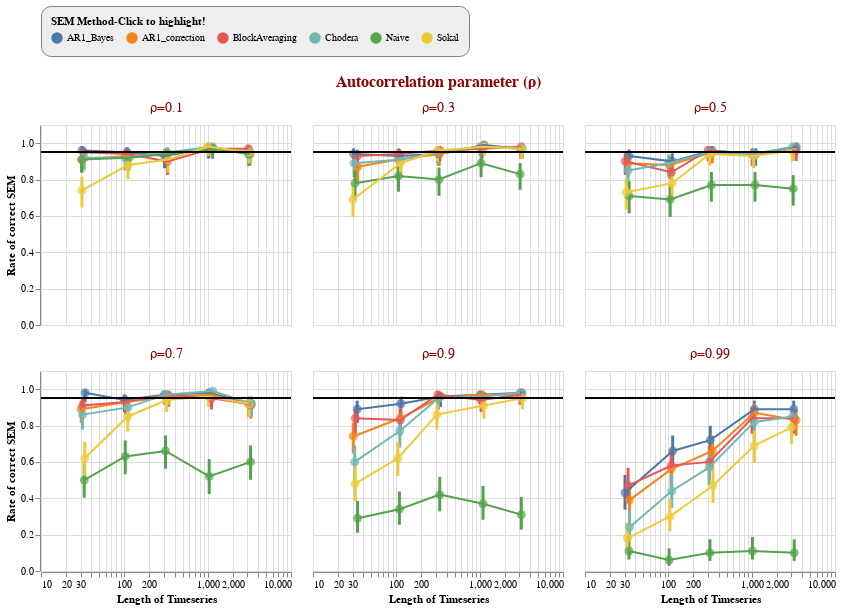

Source (notebook cell):
### Code cell
chart.interactive()

### Figure 1 — Vega-Lite specification as saved in the notebook (floating-point values rounded to 4 significant figures; data arrays with more than 128 entries replaced by an {"elided": "..."} marker saying what was removed)
{"config": {"view": {"continuousWidth": 400, "continuousHeight": 300}, "header": {"labelColor": "darkred", "labelFontSize": 14, "titleColor": "darkred", "titleFontSize": 16}, "legend": {"cornerRadius": 10, "fillColor": "#EEEEEE", "orient": "top", "padding": 10, "strokeColor": "gray"}}, "data": {"name": "data-cbf859249af5beef084390330e87850d"}, "facet": {"type": "nominal", "field": "trueRho", "title": "Autocorrelation parameter (ρ)"}, "spec": {"layer": [{"mark": {"type": "rule", "strokeWidth": 3}, "encoding": {"color": {"condition": {"type": "nominal", "field": "methodName", "selection": "selector024"}, "value": "lightgrey"}, "x": {"type": "quantitative", "field": "x_jittered"}, "y": {"type": "quantitative", "field": "ymin", "title": ""}, "y2": {"field": "ymax"}}, "selection": {"selector024": {"type": "single", "fields": ["methodName"], "empty": "all", "bind": "legend"}, "selector025": {"type": "interval", "bind": "scales", "encodings": ["x", "y"]}}, "transform": [{"calculate": "0.15*random()*datum.timeSeriesLength+datum.timeSeriesLength", "as": "x_jittered"}, {"calculate": "datum.confIntLow", "as": "ymin"}, {"calculate": "datum.confIntHigh", "as": "ymax"}, {"calculate": "0.95", "as": "goal"}]}, {"mark": {"type": "point", "filled": true}, "encoding": {"color": {"condition": {"type": "nominal", "field": "methodName", "legend": {"title": "SEM Method-Click to highlight!"}, "selection": "selector022"}, "value": "lightgrey"}, "size": {"value": 80}, "tooltip": [{"type": "nominal", "field": "methodName"}], "x": {"type": "quantitative", "field": "x_jittered", "scale": {"type": "log"}, "title": "Length of Timeseries"}, "y": {"type": "quantitative", "field": "rate", "scale": {"domain": [0, 1.04]}, "title": "Rate of correct SEM"}}, "selection": {"selector022": {"type": "single", "fields": ["methodName"], "empty": "all", "bind": "legend"}}, "transform": [{"calculate": "0.15*random()*datum.timeSeriesLength+datum.timeSeriesLength", "as": "x_jittered"}, {"calculate": "datum.confIntLow", "as": "ymin"}, {"calculate": "datum.confIntHigh", "as": "ymax"}, {"calculate": "0.95", "as": "goal"}]}, {"mark": "line", "encoding": {"color": {"condition": {"type": "nominal", "field": "methodName", "selection": "selector023"}, "value": "lightgrey"}, "x": {"type": "quantitative", "field": "x_jittered"}, "y": {"type": "quantitative", "field": "rate"}}, "selection": {"selector023": {"type": "single", "fields": ["methodName"], "empty": "all", "bind": "legend"}}, "transform": [{"calculate": "0.15*random()*datum.timeSeriesLength+datum.timeSeriesLength", "as": "x_jittered"}, {"calculate": "datum.confIntLow", "as": "ymin"}, {"calculate": "datum.confIntHigh", "as": "ymax"}, {"calculate": "0.95", "as": "goal"}]}, {"mark": {"type": "rule", "color": "black"}, "encoding": {"y": {"type": "quantitative", "field": "goal"}}, "transform": [{"calculate": "0.15*random()*datum.timeSeriesLength+datum.timeSeriesLength", "as": "x_jittered"}, {"calculate": "datum.confIntLow", "as": "ymin"}, {"calculate": "datum.confIntHigh", "as": "ymax"}, {"calculate": "0.95", "as": "goal"}]}], "height": 200, "width": 250}, "columns": 3, "$schema": "https://vega.github.io/schema/vega-lite/v4.8.1.json", "datasets": {"data-cbf859249af5beef084390330e87850d": {"elided": "180 records"}}}
